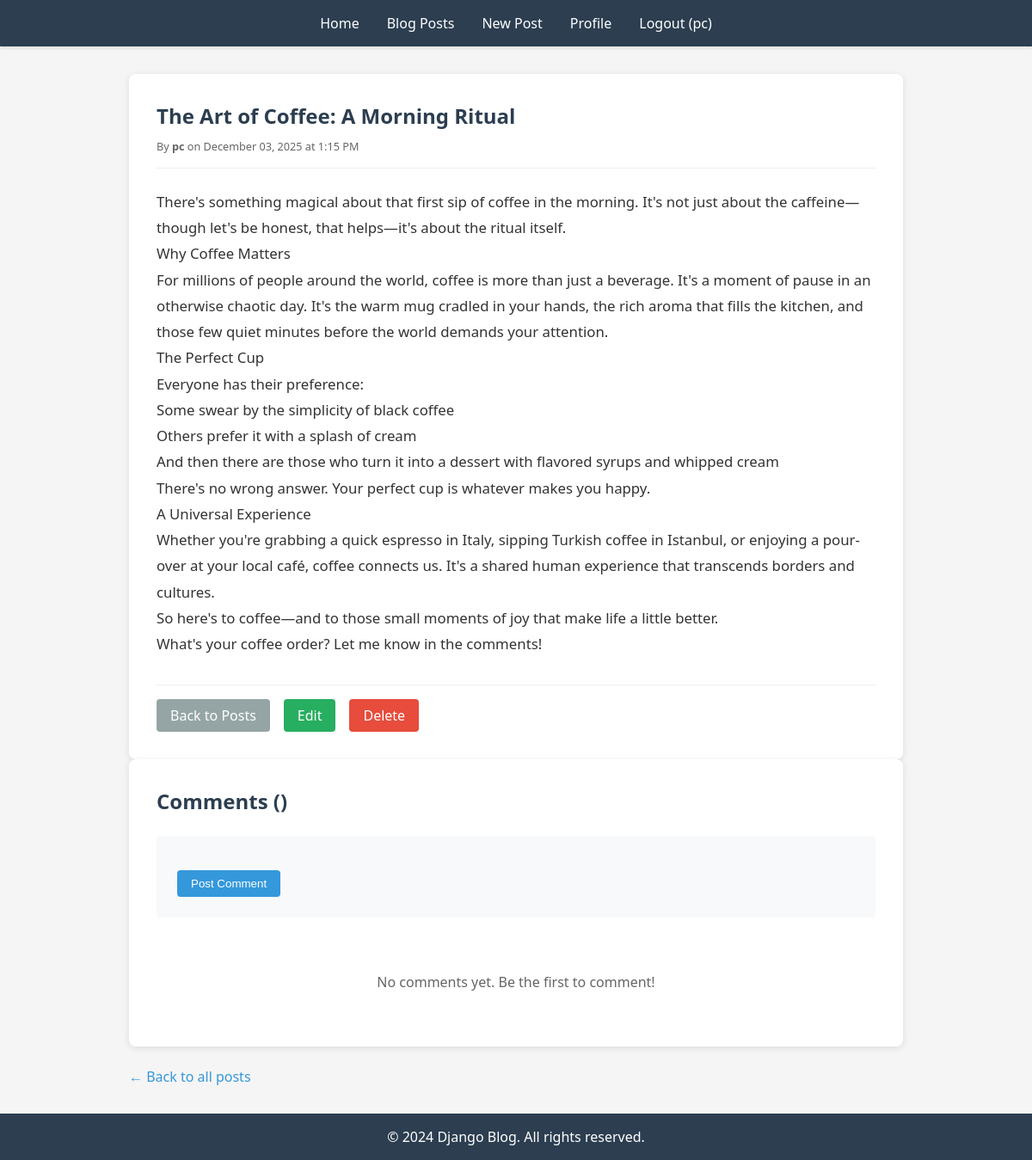
The app's page /post/1/ (signed in) with its own data.
### blog/models.py (models this page shows, shortened)
class Post(models.Model):
    title = models.CharField(max_length=200)
    content = models.TextField()
    published_date = models.DateTimeField(auto_now_add=True)
    author = models.ForeignKey(User, on_delete=models.CASCADE, related_name='posts')
    tags = TaggableManager()

### blog/views.py (the view)
# urls.py: path('post/<int:pk>/', views.PostDetailView.as_view(), name='viewing_post'),
class PostDetailView(DetailView):
    model = Post
    template_name = 'blog/viewing_post.html'
    context_object_name = 'post'

### blog/templates/blog/viewing_post.html (shortened to what this page needs)
{% extends 'blog/base.html' %}
{% block content %}
<div style="max-width: 900px; margin: 0 auto;">
    <article style="background: white; padding: 2rem; border-radius: 8px; box-shadow: 0 2px 8px rgba(0,0,0,0.1);">
        <h1 style="color: #2c3e50; margin-bottom: 0.5rem;">{{ post.title }}</h1>
        <div style="color: #666; font-size: 0.95rem; margin-bottom: 1.5rem; border-bottom: 1px solid #ecf0f1; padding-bottom: 1rem;">
            <small>By <strong>{{ post.author.get_full_name|default:post.author.username }}</strong> on {{ post.published_date|date:"F d, Y \a\t g:i A" }}</small>
        </div>
        <div style="color: #333; line-height: 1.8; margin-bottom: 2rem; font-size: 1.05rem;">
            {{ post.content|linebreaks }}
        </div>
        <div style="border-top: 1px solid #ecf0f1; padding-top: 1rem; display: flex; gap: 1rem; flex-wrap: wrap;">
            <a href="{% url 'blog:posts' %}" class="btn btn-secondary">Back to Posts</a>
            {% if user.is_authenticated and user == post.author %}
                <a href="{% url 'blog:editing_post' post.id %}" class="btn" style="background-color: #27ae60;">Edit</a>
                <a href="{% url 'blog:deleting_post' post.id %}" class="btn btn-danger">Delete</a>
            {% endif %}
        </div>
    </article>
    <div style="background: white; padding: 2rem; border-radius: 8px; box-shadow: 0 2px 8px rgba(0,0,0,0.1);">
        <h2 style="color: #2c3e50; margin-bottom: 1.5rem;">
            Comments ({{ comments.count }})
        </h2>
        {% if user.is_authenticated %}
            <div style="margin-bottom: 2rem; padding: 1.5rem; background: #f8f9fa; border-radius: 4px;">
                <form method="post" action="{% url 'blog:add_comment' post.pk %}">
                    <button type="submit" class="btn" style="margin-top: 1rem;">Post Comment</button>
                </form>
            </div>
        {% else %}
            <div style="margin-bottom: 2rem; padding: 1rem; background: #e7f3ff; border-radius: 4px; text-align: center;">
                <p style="color: #004085; margin: 0;">
                    <a href="{% url 'blog:login' %}" style="color: #0056b3; font-weight: 500;">Log in</a> to leave a comment
                </p>
            </div>
        {% endif %}
        {% if comments %}
            {% for comment in comments %}
                <div style="padding: 1.5rem; margin-bottom: 1rem; border: 1px solid #e9ecef; border-radius: 4px; {% if comment.author == post.author %}background: #fff3cd;{% endif %}">
                    <div style="display: flex; justify-content: space-between; align-items: start; margin-bottom: 0.75rem;">
                        <div>
                            <strong style="color: #2c3e50;">{{ comment.author.username }}</strong>
                            {% if comment.author == post.author %}
                                <span style="background: #ffc107; color: #856404; padding: 0.25rem 0.5rem; border-radius: 3px; font-size: 0.75rem; margin-left: 0.5rem;">Author</span>
                            {% endif %}
                            <br>
                            <small style="color: #666;">
                                {{ comment.created_at|date:"F d, Y \a\t g:i A" }}
                                {% if comment.created_at != comment.updated_at %}
                                    <em>(edited)</em>
                                {% endif %}
                            </small>
                        </div>
                        {% if user.is_authenticated and user == comment.author %}
                            <div style="display: flex; gap: 0.5rem;">
                                <a href="{% url 'blog:edit_comment' comment.pk %}" style="color: #3498db; text-decoration: none; font-size: 0.9rem;">Edit</a>
                                <a href="{% url 'blog:delete_comment' comment.pk %}" style="color: #e74c3c; text-decoration: none; font-size: 0.9rem;">Delete</a>
                            </div>
                        {% endif %}
                    </div>
                    <p style="color: #333; margin: 0; line-height: 1.6;">{{ comment.content }}</p>
                </div>
            {% endfor %}
        {% else %}
            <p style="color: #666; text-align: center; padding: 2rem;">No comments yet. Be the first to comment!</p>
        {% endif %}
    </div>
    <div style="margin-top: 1.5rem;">
        <a href="{% url 'blog:listing_post' %}" style="color: #3498db; text-decoration: none;">← Back to all posts</a>
    </div>
</div>
{% endblock %}

### blog/templates/blog/base.html (shortened to what this page needs)
{% load static %}
<!DOCTYPE html>
<html lang="en">
<head>
</head>
<body>
    <header>
        <nav>
            <ul>
                <li><a href="{% url 'blog:home' %}">Home</a></li>
                <li><a href="{% url 'blog:listing_post' %}">Blog Posts</a></li>
                {% if user.is_authenticated %}
                    <li><a href="{% url 'blog:creating_post' %}">New Post</a></li>
                    <li><a href="{% url 'blog:profile' %}">Profile</a></li>
                    <li><a href="{% url 'blog:logout' %}">Logout ({{ user.username }})</a></li>
                {% else %}
                    <li><a href="{% url 'blog:login' %}">Login</a></li>
                    <li><a href="{% url 'blog:register' %}">Register</a></li>
                {% endif %}
            </ul>
        </nav>
    </header>
    <div class="content">
        {% block content %}{% endblock %}
    </div>
    <footer>
        <p>&copy; 2024 Django Blog. All rights reserved.</p>
    </footer>
</body>
</html>

### blog/templates/blog/base.html (style rules this page uses)
* { margin: 0; padding: 0; box-sizing: border-box; }
body { font-family: 'Segoe UI', Tahoma, Geneva, Verdana, sans-serif; background-color: #f5f5f5; color: #333; }
header { background-color: #2c3e50; color: white; padding: 1rem 0; box-shadow: 0 2px 4px rgba(0,0,0,0.1); }
nav ul { list-style: none; display: flex; justify-content: center; flex-wrap: wrap; gap: 2rem; }
nav a { color: white; text-decoration: none; font-weight: 500; transition: color 0.3s; }
.content { max-width: 1200px; margin: 2rem auto; padding: 0 1rem; }
footer { background-color: #2c3e50; color: white; text-align: center; padding: 1rem; margin-top: 2rem; }
.btn { display: inline-block; padding: 0.5rem 1rem; background-color: #3498db; color: white; text-decoration: none; border-radius: 4px; border: none; cursor: pointer; transition: background-color 0.3s; }
.btn-secondary { background-color: #95a5a6; }
.btn-danger { background-color: #e74c3c; }

### records on screen
Post: title "The Art of Coffee: A Morning Ritual", author.get_full_name "pc", published_date "December 03, 2025 at 1:15 PM", content "There's something magical about that first sip of coffee in the morning. It's not just about the caffeine—though let's be honest, that helps—it's about the ritual itself. Why Coffee Matters For millions of people around the world, coffee is more than just a beverage. It's a moment of pause in an otherwise chaotic day. It's the warm mug cradled in your hands, the rich aroma that fills the kitchen, and those few quiet minutes before the world demands your attention. The Perfect Cup Everyone has their preference: Some swear by the simplicity of black coffee Others prefer it with a splash of cream And then there are those who turn it into a dessert with flavored syrups and whipped cream There's…"

### other values on screen
{{ user.username }} "pc"
